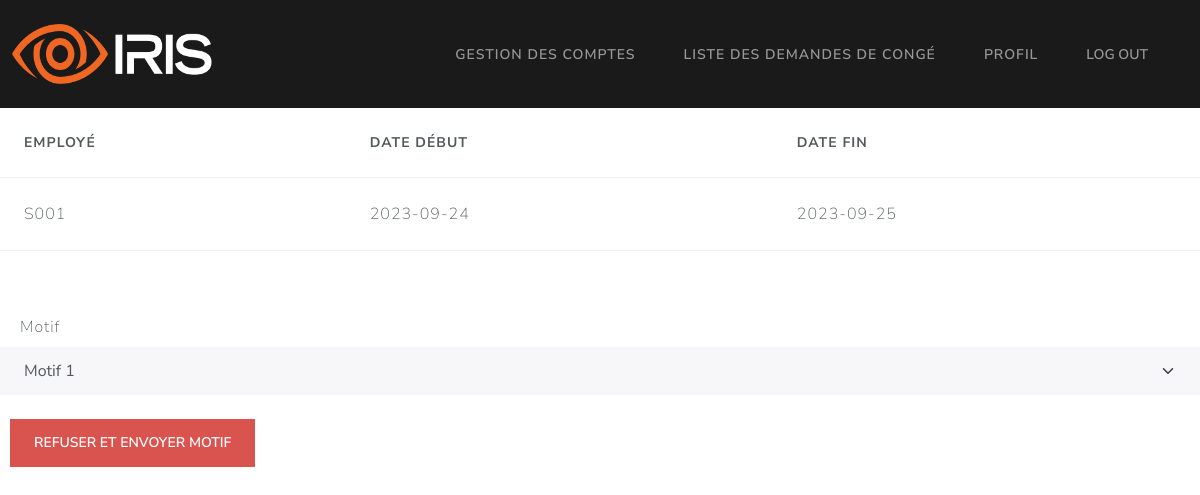
/GRH/demande_congé/2/refuser (signed in), run on the app's committed database.
### Models/models.py (models this page shows, shortened)
class demandeCongé(db.Model):
    id = db.Column(db.Integer, primary_key=True)
    date_debut = db.Column(db.String, unique=False, nullable=False)
    date_fin = db.Column(db.String, unique=False, nullable=False)
    statut = db.Column(db.String, unique=False, nullable=False)
    employee_matricule = db.Column(db.String, unique=False, nullable=False)
    motif_refus = db.Column(db.String, unique=False, nullable=True)

### middleware.py (the view)
    def check_GRH(*args, **kwargs):
        try:
            matricule = session['user']
            user = userLoginCredentials.query.filter_by(matricule=matricule).first()
            if (user.role != 'GRH'):
                if(user.role == 'Employé'):
                    return redirect("/Employé/home")
                return redirect("/manager/home")
        except:
            return redirect("/")
        return f(*args, **kwargs)

### Controllers/GRHController.py (called while the page is built)
def refuseDemande(request, id):
    try:
        demande = demandeCongé.query.filter_by(id=id).first()
        if(request.method=='POST'):
            motif = request.form['motif']
            demande.statut = 'Refused'
            demande.motif_refus = motif
            db.session.commit()
            return render_template("/messagePage.html", title="Refus de demande",
                                message=f"Demande d'employé {demande.employee_matricule} a été refusée",
                                link="/GRH/home")
        else:
            return render_template("/GRH/motif.html", demande=demande)
    except Exception as e:
        return render_template("/GRH/detailsDemande.html", demande=demande ,error=str(e))

### app.py (called while the page is built)
@app.route("/GRH/demande_congé/<int:id>/refuser", methods=['GET', 'POST'], endpoint='refuser_demande')
@check_if_GRH
def refuser_demande(id):
	return refuseDemande(request, id)

### templates/GRH/motif.html (shortened to what this page needs)
{% extends '/GRH/base.html' %}
{% block content %}
<table class="table table-hover" style="width: 100%">
  <thead>
    <tr>
      <th scope="col">Employé</th>
      <th scope="col">Date début</th>
      <th scope="col">Date fin</th>
    </tr>
  </thead>
  <tbody>
    <trColumn
      class="table-secondary"
      onclick="window.location='demande_congé/{{ demande.id }}';"
      style="cursor: pointer"
    >
      <td>{{ demande.employee_matricule }}</td>
      <td>{{ demande.date_debut }}</td>
      <td>{{ demande.date_fin }}</td>
  </tbody>
</table>
<br />
<form action="/GRH/demande_congé/{{ demande.id }}/refuser" method="POST">
  <div class="form-group">
    <label for="exampleSelect1" class="form-label mt-4" style="padding-left: 20px;">Motif</label>
    <select class="form-select" name="motif" required>
      <option>Motif 1</option>
    </select>
  </div>
  <br />
  <button type="submit" class="btn btn-danger" style="margin-left: 10px;">
    Refuser et envoyer motif
  </button>
</form>
{% endblock %}

### data on the page
demandeCongé: employee_matricule "S001", date_debut "2023-09-24", date_fin "2023-09-25"
